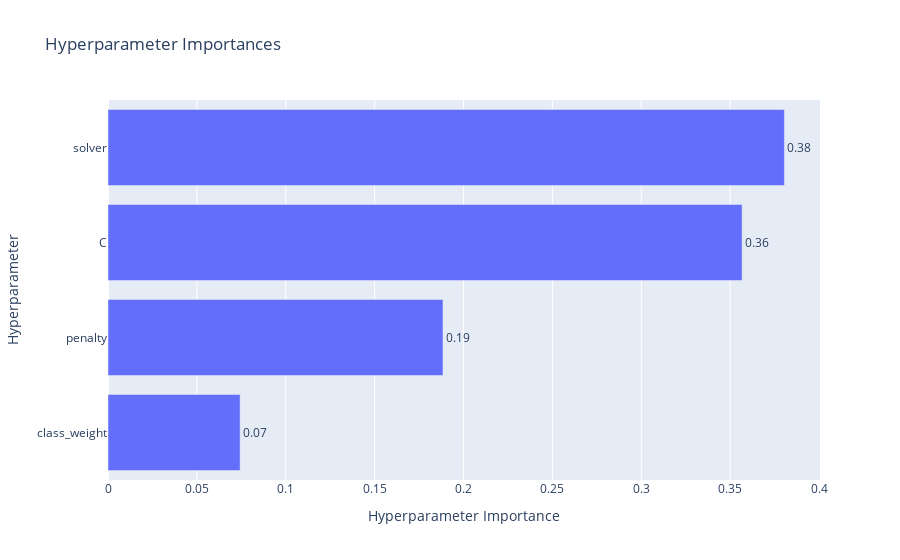

The notebook cell this image was saved under:
### Code cell
optuna.visualization.plot_param_importances(study_best_features)

### Figure 1 — Plotly figure (JSON) as saved in the notebook; plotly's stock layout.template omitted (floating-point values rounded to 4 significant figures)
{"data": [{"cliponaxis": false, "hovertemplate": ["class_weight (CategoricalDistribution): 0.07432444610771205<extra></extra>", "penalty (CategoricalDistribution): 0.18844865868005387<extra></extra>", "C (FloatDistribution): 0.35670797423522654<extra></extra>", "solver (CategoricalDistribution): 0.3805189209770075<extra></extra>"], "name": "Objective Value", "orientation": "h", "text": ["0.07", "0.19", "0.36", "0.38"], "textposition": "outside", "type": "bar", "x": [0.07432, 0.1884, 0.3567, 0.3805], "y": ["class_weight", "penalty", "C", "solver"]}], "layout": {"title": {"text": "Hyperparameter Importances"}, "xaxis": {"title": {"text": "Hyperparameter Importance"}}, "yaxis": {"title": {"text": "Hyperparameter"}}}}
